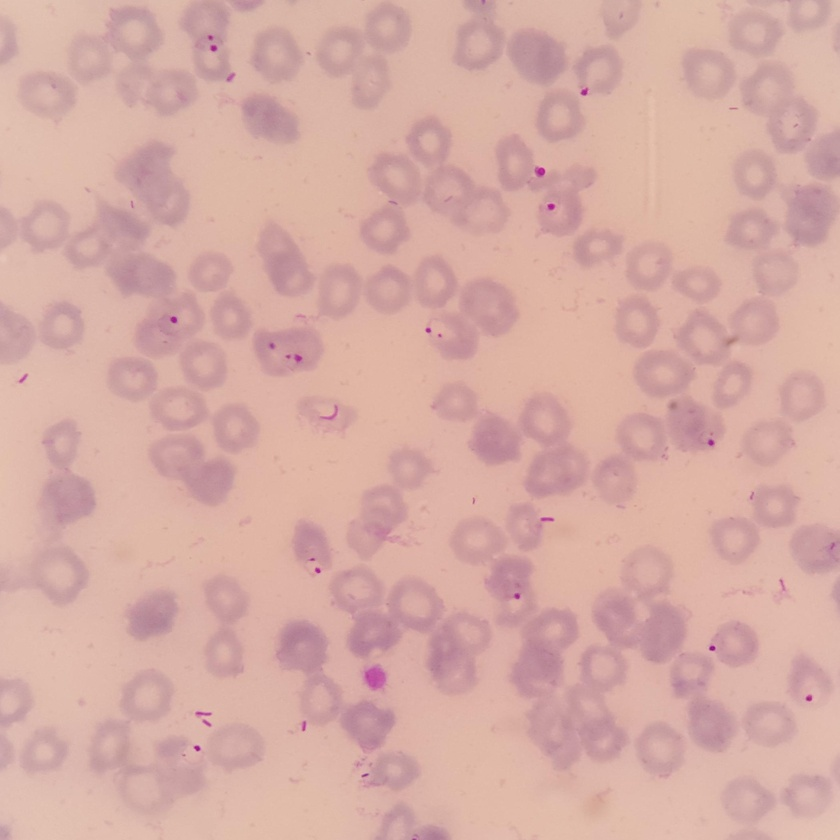
#> input picture backend/debug_crops/crop_0e87e563-ea5d-49b5-93ec-686f7cb916ec.jpg, 840 x 840 px, shrunk from 2090 x 2090 before the run
$ python -i image_processor.py   (imports and definitions only)
#> lines starting #> are read from the running program, lines starting #| are printed output that depends on the picture; after the words box and inside, x2 and y2 are one past the last pixel; in counts of white or black regions, pixels touching at a corner belong together
import cv2
import numpy as np
from PIL import Image

def preprocess_image_with_mask(image_path):
    """
    ฟังก์ชันสำหรับอ่านรูปภาพและทำ Circular Masking (วงกลมดำ)
    ✨ ปรับปรุงใหม่: ใช้รัศมี 90% ของด้านที่ยาวที่สุด เพื่อให้กระชับขึ้น
       แต่ยังคงครอบคลุมลักษณะสำคัญของเซลล์ได้ดี
    """
    # 1. อ่านรูปด้วย OpenCV
    img = cv2.imread(image_path)
#> img is the input picture: shape (840, 840, 3); mean B, G, R 165.1, 172.4, 214.5

    # กรณีไฟล์เสียหรืออ่านไม่ได้ ให้คืนค่าเดิมผ่าน PIL
    if img is None:
        try:
            return Image.open(image_path).convert('RGB')
        except:
            return None

    h, w, c = img.shape
#> h = 840; w = 840; c = 3

    # 2. สร้างหน้ากากวงกลม (Circular Mask)
    mask = np.zeros((h, w), dtype=np.uint8)
    center = (int(w/2), int(h/2))
#> center = (420, 420)

    # ✨ [แก้ไขจุดสำคัญ] ✨
    # ใช้ด้านที่ยาวที่สุดเป็นเกณฑ์ (max(h, w)) แล้วคูณด้วย 0.9 (90%)
    # เพื่อให้วงกลมเล็กลงกว่าขอบรูปเล็กน้อย แต่ยังกว้างพอสำหรับเซลล์ส่วนใหญ่
    radius = int((max(h, w) / 2) * 0.9)
#> radius = 378

    cv2.circle(mask, center, radius, (255), thickness=-1)
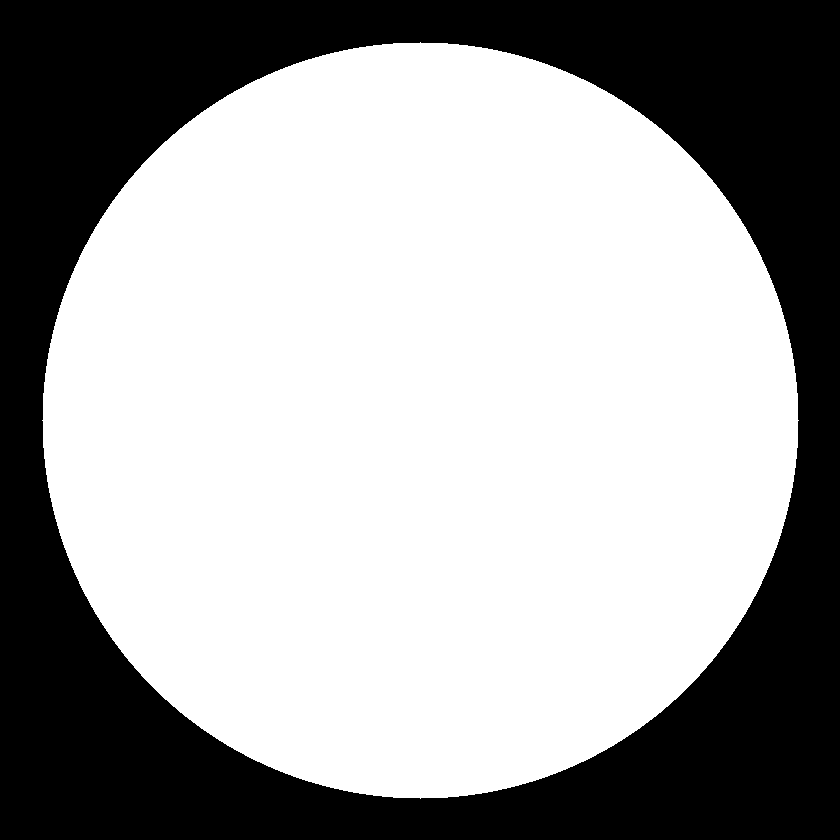
#> mask: shape (840, 840); 63.6% white; 1 black region, box (x1, y1, x2, y2) and area: (0, 0, 840, 840) 256763

    # 3. ตัดพื้นหลัง (Bitwise AND)
    masked_img = cv2.bitwise_and(img, img, mask=mask)
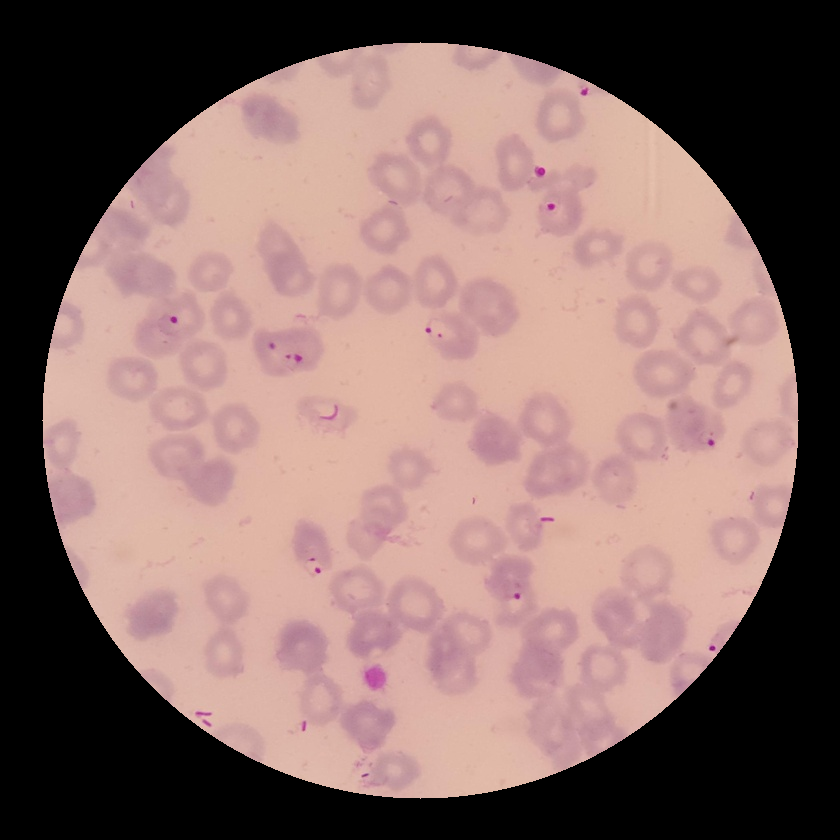
#> masked_img: shape (840, 840, 3); mean B, G, R 103.8, 108, 136

    # 4. แปลงสีจาก BGR เป็น RGB
    masked_img = cv2.cvtColor(masked_img, cv2.COLOR_BGR2RGB)

    # 5. แปลงเป็น PIL Image
    return Image.fromarray(masked_img)

>>> result = preprocess_image_with_mask('debug_crops/crop_0e87e563-ea5d-49b5-93ec-686f7cb916ec.jpg')

$ run again, on backend/debug_crops/crop_342c308c-e750-4f3c-a939-041158426ebd.jpg
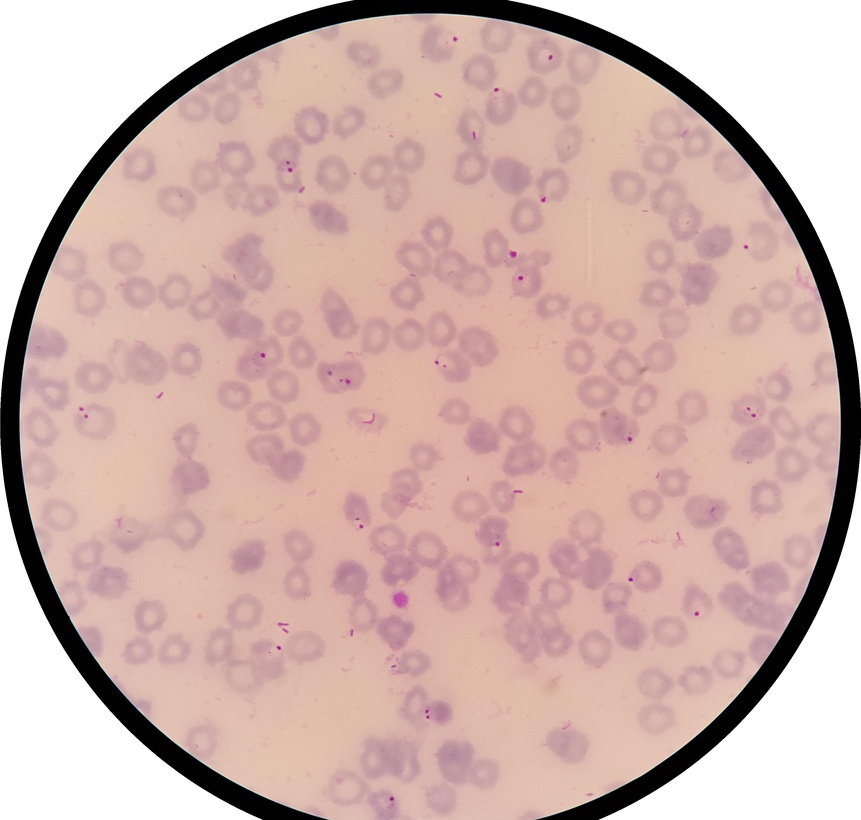
#> input picture backend/debug_crops/crop_342c308c-e750-4f3c-a939-041158426ebd.jpg, 861 x 820 px, shrunk from 3136 x 2988 before the run
#> in preprocess_image_with_mask, img is the input picture: shape (820, 861, 3); mean B, G, R 173.3, 178.8, 208.5
#> in preprocess_image_with_mask, `cv2.circle(mask, center, radius, (255), thickness=-1)`:
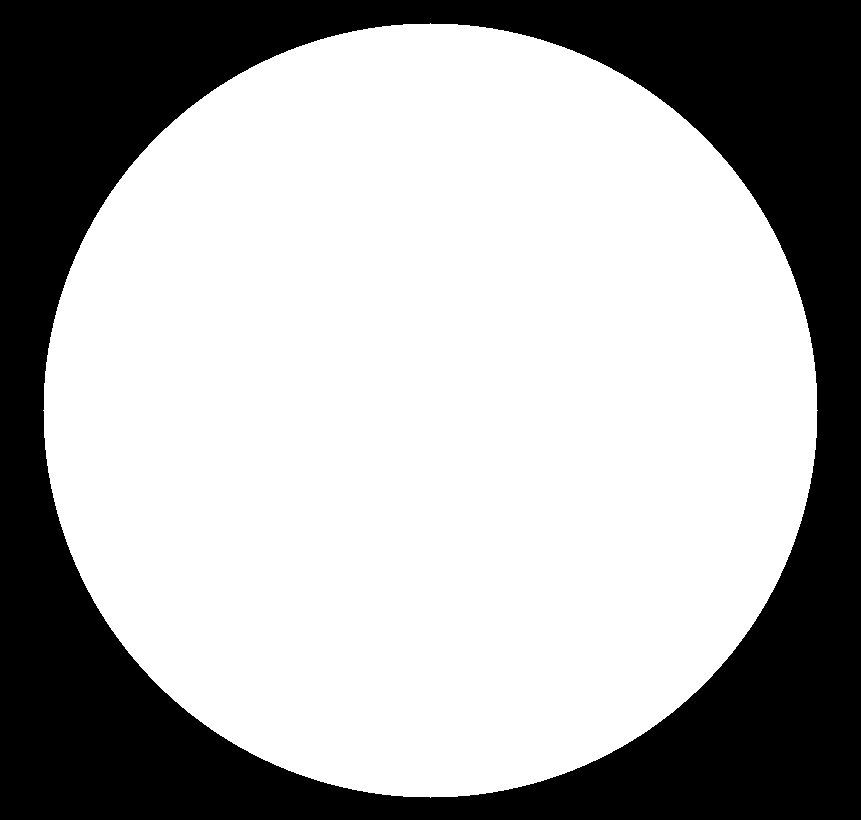
#> mask: shape (820, 861); 66.6% white; 1 black region, box (x1, y1, x2, y2) and area: (0, 0, 861, 820) 235539
#> in preprocess_image_with_mask, `masked_img = cv2.bitwise_and(img, img, mask=mask)`:
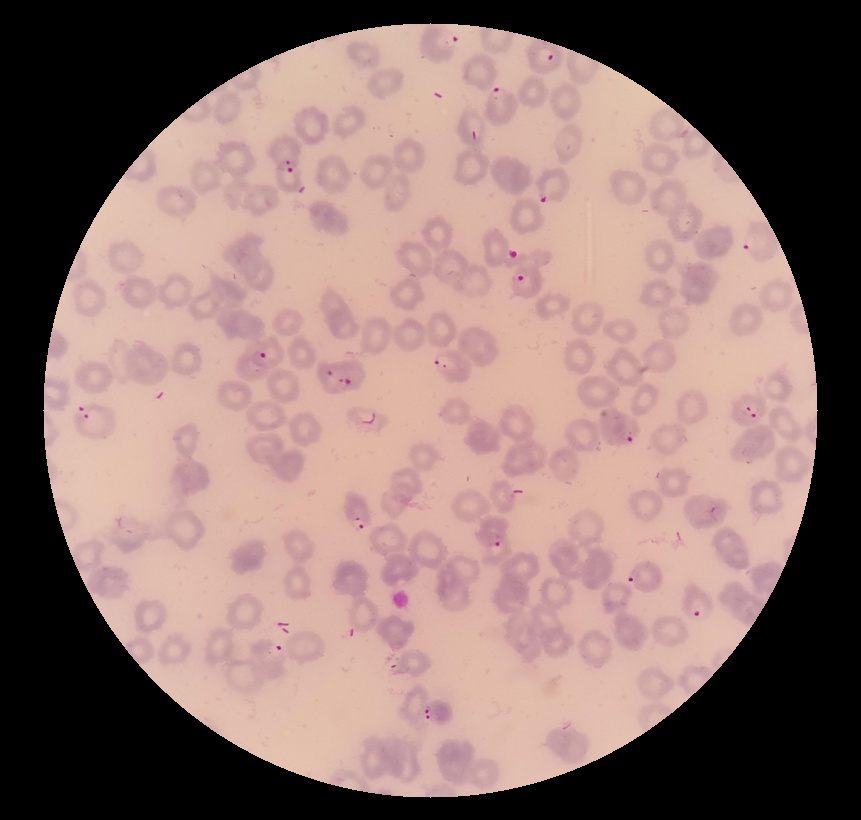
#> masked_img: shape (820, 861, 3); mean B, G, R 111.2, 116.3, 143.3
